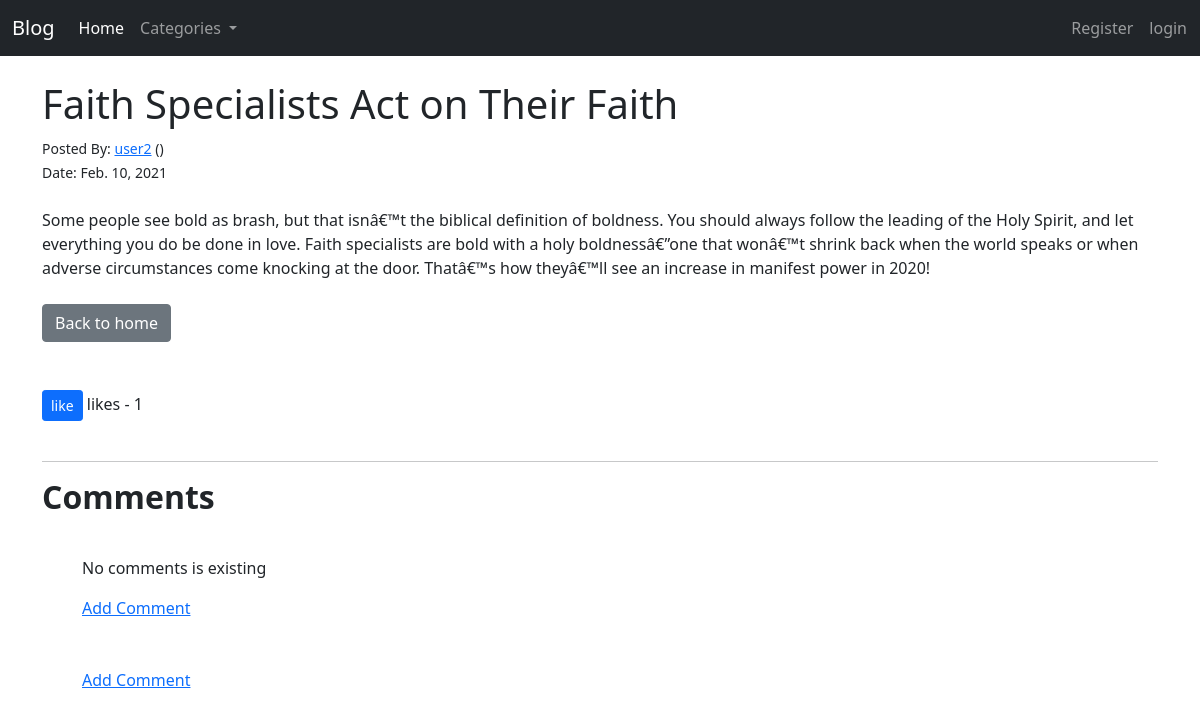
The page /post/21/ on the database as committed earlier.
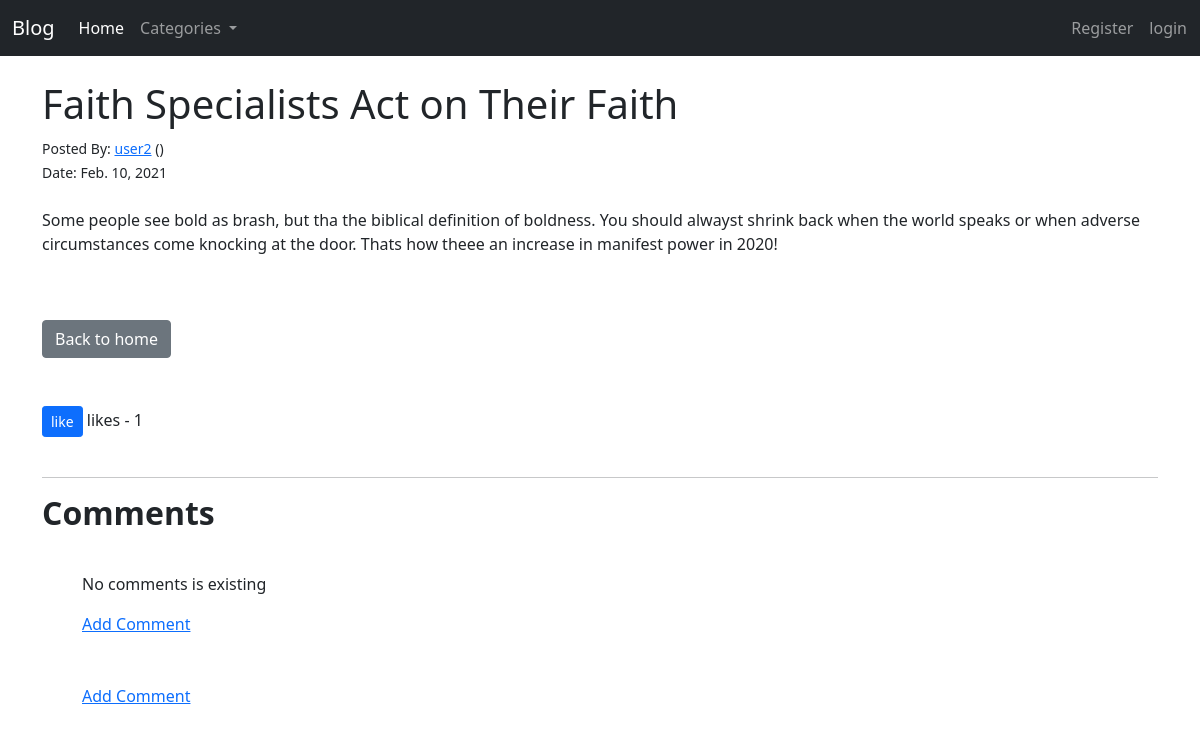
The same page on the database as committed later.
### myblog/models.py (models this page shows, shortened)
class Post(models.Model):
    title = models.CharField(max_length=255)
    header_image = models.ImageField(null=True, blank=True, upload_to='images/')
    tag = models.CharField(max_length=255, default="detail blog")
    author = models.ForeignKey(User, on_delete=models.CASCADE)
    body = RichTextField(blank=True, null=True)
    post_date = models.DateField(auto_now_add=True)
    category = models.CharField(max_length=255, default="coding")
    snippet = models.CharField(max_length=255, default="Click Link Above to Read Blog Post... ")
    likes = models.ManyToManyField(User, related_name="blog_post")
    def total_likes(self):
        return self.likes.count()

### myblog/views.py (the view)
# urls.py: path('post/<int:pk>/',PostDetail.as_view(),name='post_detail'),
class PostDetail(DetailView):
    model = Post
    template_name = 'myblog/list_detail.html'
    def get_context_data(self, **kwargs):
        context = super(PostDetail, self).get_context_data(**kwargs)
        stuff = get_object_or_404(Post, id=self.kwargs["pk"])
        liked = False
        if stuff.likes.filter(id=self.request.user.id).exists():
            liked = True
        total_likes = stuff.total_likes()
        cat_menu = Category.objects.all()
        context['cat_menu'] = cat_menu
        context["total_likes"] = total_likes
        context["liked"] = liked
        return context

### myblog/models.py (called while the page is built)
    def __str__(self):
        return self.name

### myblog/templates/myblog/list_detail.html (shortened to what this page needs)
{% extends 'myblog/base.html' %}
{% block content %}
<h1>{{ post.title }}</h1>
<small>Posted By: <a href="{% url 'profile_show' post.author.profile.id %}">{{ post.author }}</a>   ({{ post.author.email }})</small><br>
<small>Date: {{post.post_date}} </small><br>
<br>
{{post.body|safe}}
<br>
<br>
<a href="{% url 'myblog:home' %}" class="btn btn-secondary"> Back to home</a>
<br>
<br>
<br>
<form action="{% url 'myblog:add_like' post.pk %}" method="post">
    {% if liked %}
    <button type="submit" name="post_id" value="{{post.id}}" class="btn btn-danger btn-sm"> Unlike</button>
    {% else %}
    <button type="submit" name="post_id" value="{{post.id}}" class="btn btn-primary btn-sm"> like</button>
    {% endif %}
    likes - {{ total_likes }}
</form>
<br>
<hr>
<h2><strong>Comments</strong></h2>
<div style="margin:40px">
{% if not post.comments.all %}
 <p>No comments is existing </p>
    <a href="{% url 'myblog:add_comment' post.pk %}">Add Comment</a>
{% endif %}
    <br>
    <br>
    <br>
    <a href="{% url 'myblog:add_comment' post.pk %}">Add Comment</a>
    </div>
{% endblock %}

Rows that differ between the two databases and show on the page:
changed Post "Faith Specialists Act on Their Faith": body "…bold as brash, but that isnâ€™t the biblical definition of boldness. You should always follow the leading of the Holy Spirit, and let everything you do be done in love. Faith specialists are bold with a holy boldnessâ€”one that wonâ€™t shrink back when the world speaks or when adverse circumstances come knocking at the door. Thatâ€™s how theyâ€™ll see an increase in manifest…" → "…bold as brash, but tha the biblical definition of boldness. You should alwayst shrink back when the world speaks or when adverse circumstances come knocking at the door. Thats how theee an increase in manifest…"
